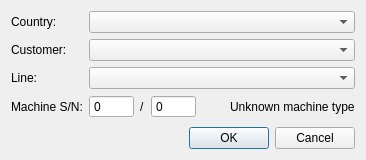
<?xml version="1.0" encoding="UTF-8"?>
<ui version="4.0">
 <class>DlgEditMachine</class>
 <widget class="QDialog" name="DlgEditMachine">
  <property name="geometry">
   <rect>
    <x>0</x>
    <y>0</y>
    <width>366</width>
    <height>160</height>
   </rect>
  </property>
  <property name="minimumSize">
   <size>
    <width>300</width>
    <height>0</height>
   </size>
  </property>
  <property name="windowTitle">
   <string>Dialog</string>
  </property>
  <layout class="QVBoxLayout" name="verticalLayout">
   <item>
    <layout class="QFormLayout" name="formLayout">
     <item row="0" column="0">
      <widget class="QLabel" name="label">
       <property name="text">
        <string>Country:</string>
       </property>
      </widget>
     </item>
     <item row="0" column="1">
      <widget class="QComboBox" name="comboBox"/>
     </item>
     <item row="1" column="0">
      <widget class="QLabel" name="label_2">
       <property name="text">
        <string>Customer:</string>
       </property>
      </widget>
     </item>
     <item row="1" column="1">
      <widget class="QComboBox" name="comboBox_2"/>
     </item>
     <item row="2" column="0">
      <widget class="QLabel" name="label_3">
       <property name="text">
        <string>Line:</string>
       </property>
      </widget>
     </item>
     <item row="2" column="1">
      <widget class="QComboBox" name="comboBox_3"/>
     </item>
     <item row="3" column="0">
      <widget class="QLabel" name="label_4">
       <property name="text">
        <string>Machine S/N:</string>
       </property>
      </widget>
     </item>
     <item row="3" column="1">
      <layout class="QHBoxLayout" name="horizontalLayout">
       <item>
        <widget class="QSpinBox" name="spinBox">
         <property name="buttonSymbols">
          <enum>QAbstractSpinBox::ButtonSymbols::NoButtons</enum>
         </property>
         <property name="maximum">
          <number>99999</number>
         </property>
        </widget>
       </item>
       <item>
        <widget class="QLabel" name="label_5">
         <property name="text">
          <string>/</string>
         </property>
        </widget>
       </item>
       <item>
        <widget class="QSpinBox" name="spinBox_2">
         <property name="buttonSymbols">
          <enum>QAbstractSpinBox::ButtonSymbols::NoButtons</enum>
         </property>
         <property name="maximum">
          <number>99999</number>
         </property>
        </widget>
       </item>
       <item>
        <spacer name="horizontalSpacer">
         <property name="orientation">
          <enum>Qt::Orientation::Horizontal</enum>
         </property>
         <property name="sizeHint" stdset="0">
          <size>
           <width>40</width>
           <height>20</height>
          </size>
         </property>
        </spacer>
       </item>
       <item>
        <widget class="QLabel" name="label_6">
         <property name="text">
          <string>Unknown machine type</string>
         </property>
        </widget>
       </item>
      </layout>
     </item>
    </layout>
   </item>
   <item>
    <layout class="QHBoxLayout" name="horizontalLayout_2">
     <item>
      <spacer name="horizontalSpacer_2">
       <property name="orientation">
        <enum>Qt::Orientation::Horizontal</enum>
       </property>
       <property name="sizeHint" stdset="0">
        <size>
         <width>40</width>
         <height>20</height>
        </size>
       </property>
      </spacer>
     </item>
     <item>
      <widget class="QPushButton" name="pushButton_2">
       <property name="text">
        <string>OK</string>
       </property>
      </widget>
     </item>
     <item>
      <widget class="QPushButton" name="pushButton">
       <property name="text">
        <string>Cancel</string>
       </property>
      </widget>
     </item>
    </layout>
   </item>
  </layout>
 </widget>
 <resources/>
 <connections/>
</ui>
